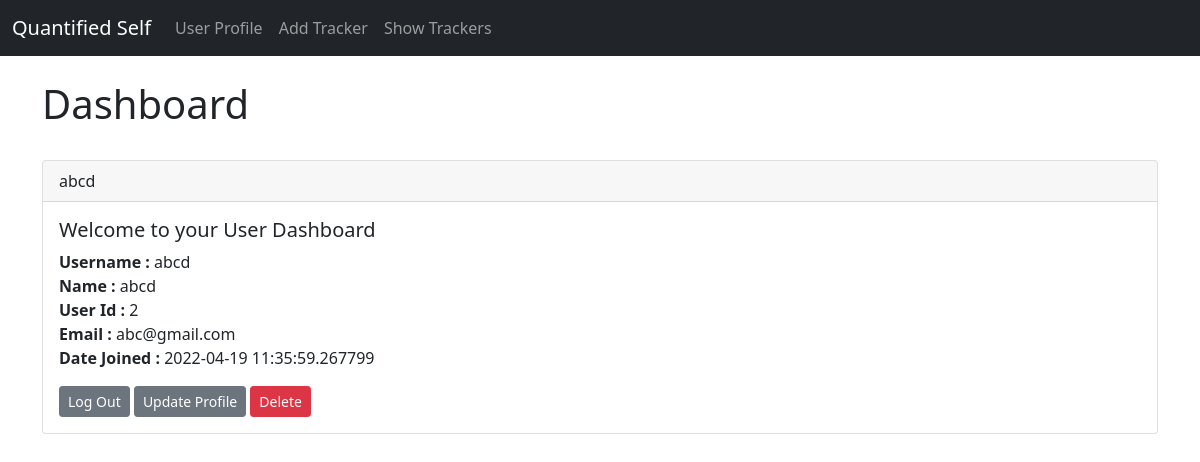
/dashboard (signed in), run on the app's committed database.
### app.py (models this page shows, shortened)
class Users(db.Model, UserMixin):
    id = db.Column(db.Integer, primary_key=True)
    username = db.Column(db.String(20), nullable=False, unique=True)
    name = db.Column(db.String(200), nullable=False)
    email = db.Column(db.String(200), nullable=False)
    date_added = db.Column(db.DateTime, default=datetime.utcnow)
    password_hash = db.Column(db.String(200))
    trackers = db.relationship('Tracker', backref='track', cascade='all,delete-orphan')
    @property
    def password(self):
        raise AttributeError('password is not a readable attribute')

### app.py (the view)
@app.route('/dashboard', methods=['GET', 'POST'])
@login_required
def dashboard():
    return render_template('dashboard.html')

### app.py (called while the page is built)
@login_manager.user_loader
def load_user(user_id):
    return Users.query.get(int(user_id))

### templates/dashboard.html (shortened to what this page needs)
{% extends 'base.html' %}
{% block content %}
<h1>Dashboard</h1>
<br/>
<div class="card">
  <div class="card-header">
    {{current_user.username}}
  </div>
  <div class="card-body">
    <h5 class="card-title">Welcome to your User Dashboard</h5>
    <p class="card-text">
      <strong>Username : </strong>{{current_user.username}}<br/>
      <strong>Name : </strong>{{current_user.name}}<br/>
      <strong>User Id : </strong>{{current_user.id}}<br/>
      <strong>Email : </strong>{{current_user.email}}<br/>
      <strong>Date Joined : </strong>{{current_user.date_added}}<br/></p>
    <a href="{{url_for('logout')}}" class="btn btn-secondary btn-sm">Log Out</a>
    <a href="{{url_for('update', id=current_user.id)}}" class="btn btn-secondary btn-sm">Update Profile</a>
    <a href="{{url_for('delete', id=current_user.id)}}" class="btn btn-danger btn-sm">Delete</a>
  </div>
</div>
<br/><br/>
{% endblock %}

### data on the page
Users: username "abcd", name "abcd", id "2", email "abc@gmail.com", date_added "2022-04-19 11:35:59.267799"
